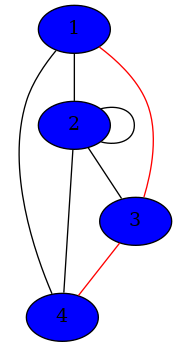

Reproduce this figure in Python.
from os import remove
import networkx as nx
import matplotlib.pyplot as pl
from networkx.classes import graph
from networkx.drawing.nx_agraph import to_agraph

class Graph:
    def __init__(self, adjMatrix, size):
        self.matrix = adjMatrix
        self.size = size
        self.graph = nx.MultiDiGraph()
    def __len__(self):
        return self.size

    def getGraphDegrees(self):
        degreeArray = []
        for i in range(0, self.size):
            degreeArray.append(sum(self.matrix[i]))
        maxDegree = max(degreeArray)
        minDegree = min(degreeArray)
        sumDegree = sum(degreeArray)
        return (maxDegree, minDegree, sumDegree)

    def addEdge(self, vertex1, vertex2):
        self.matrix[vertex1][vertex2] = 1

    def removeEdge(self, vertex1, vertex2):
        self.matrix[vertex1][vertex2] = 0

    def generateGraph(self):
        self.graph.add_nodes_from([i for i in (1, self.size)])
        for i in range(0, self.size):
            for j in range(0, self.size):
                if self.matrix[i][j] == 1 and not (self.graph.has_edge(i+1, j+1) or self.graph.has_edge(j+1, i+1)):
                    self.graph.add_edge(i+1, j+1)
        self.graph.graph['edge'] = {'arrowsize': '0', 'splines': 'curved'}
        self.graph.graph['node'] = {'style': 'filled', 'fillcolor': 'blue'}
        graphicGraph = to_agraph(self.graph)
        graphicGraph.layout("dot")
        graphicGraph.draw("graph.png")

    def drawPath(self, pathArray=[]):
        arrayReturn = pathArray
        start = arrayReturn[0]
        if(len(arrayReturn) > 1 and (self.matrix[start-1][pathArray[1]-1] == 1 or self.matrix[pathArray[1]-1][start-1] == 1)):
            if(self.graph.has_edge(start, pathArray[1])):
                self.graph.remove_edge(start, pathArray[1])
                self.graph.add_edge(start, pathArray[1], color='red')
            if(self.graph.has_edge(pathArray[1], start)):
                self.graph.remove_edge(pathArray[1], start)
                self.graph.add_edge(pathArray[1], start, color='red')
            graphicGraph = to_agraph(self.graph)
            graphicGraph.layout("dot")
            graphicGraph.draw("graphPath.png")
            return self.drawPath(arrayReturn[1:])
        elif (len(arrayReturn) <= 1):
            return True
        else:
            self.graph.graph['edge'] = {'arrowsize': '0', 'splines': 'curved', 'color': 'black'}
            return False

    def getAdjMatrix(self):
        return self.matrix

    def printAdjMatrix(self):
        for row in range(self.size):
            for column in range(self.size):
                if(column == self.size-1):
                    print(f"|{self.matrix[row][column]}|")
                else:
                    print(f"|{self.matrix[row][column]}|", end="")
